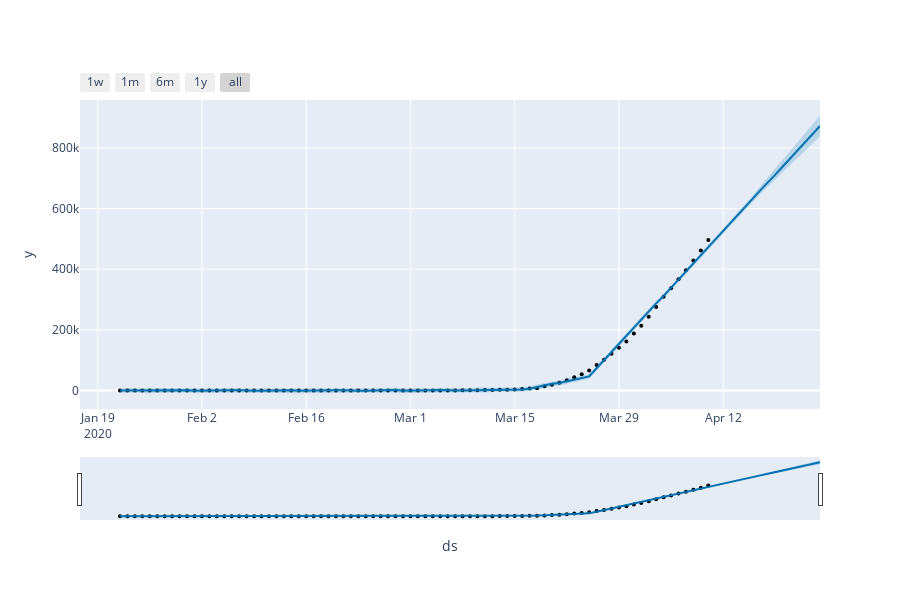

This figure's notebook cell:
### Code cell
figure = plot_plotly(model, forecast)
py.iplot(figure)
